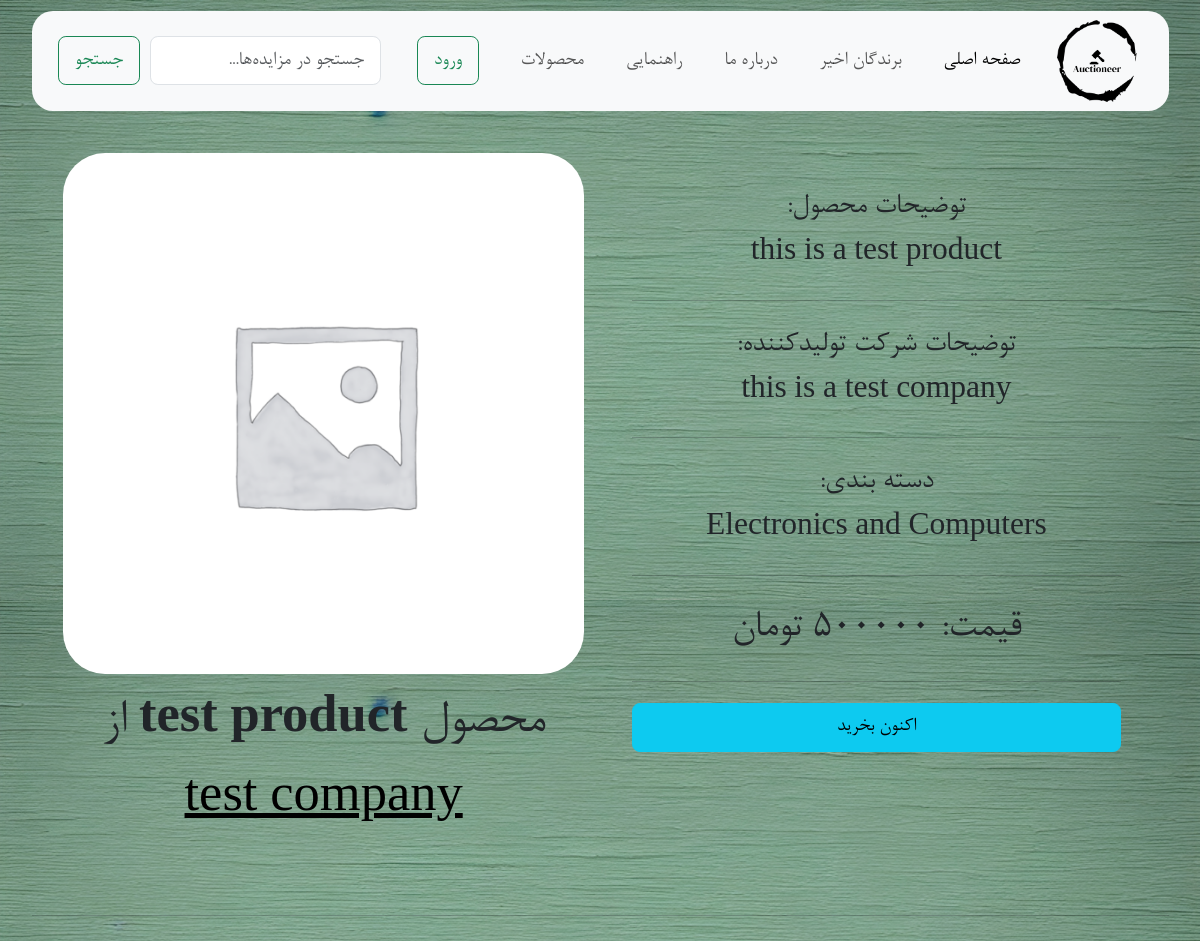
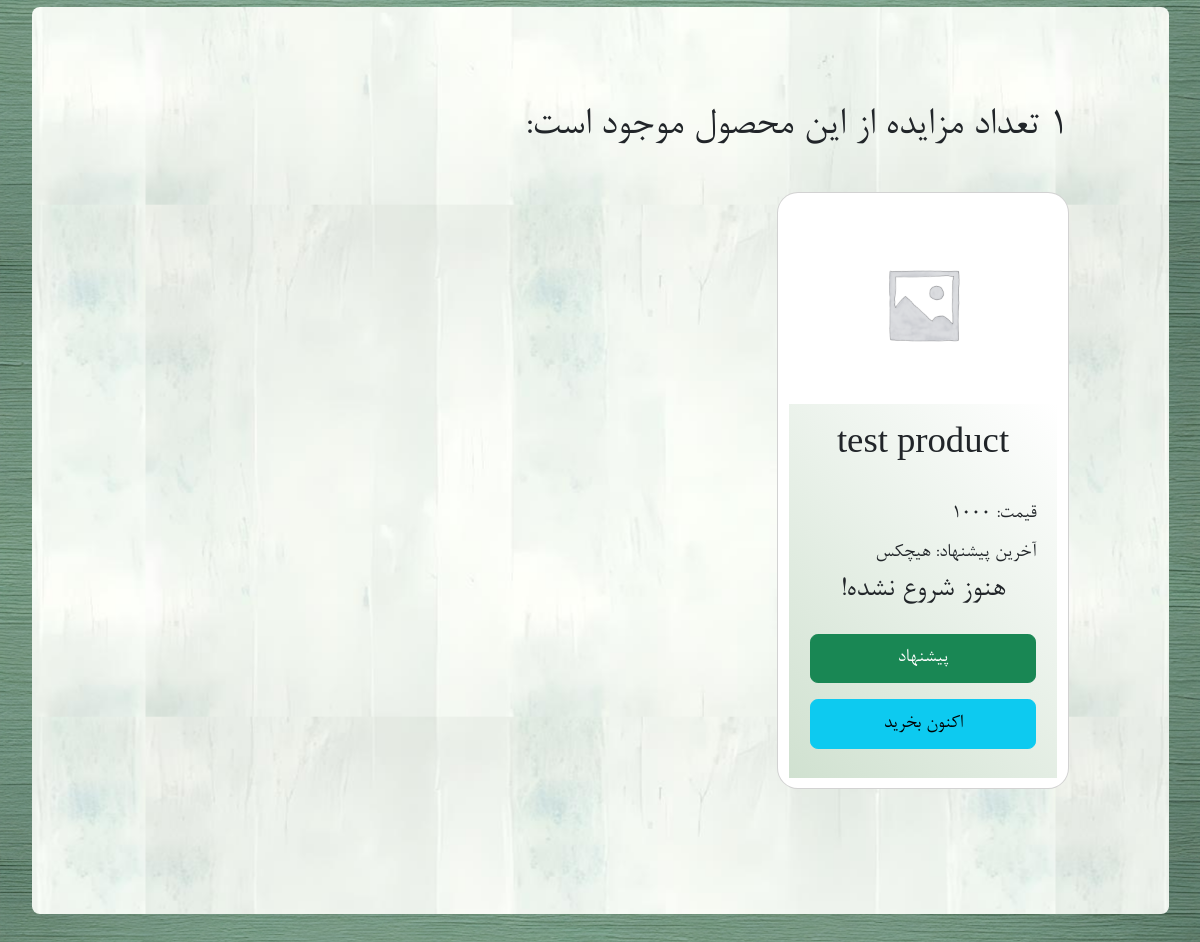
/product/1/, run on an earlier commit of the app's database (2 pictures, top to bottom).
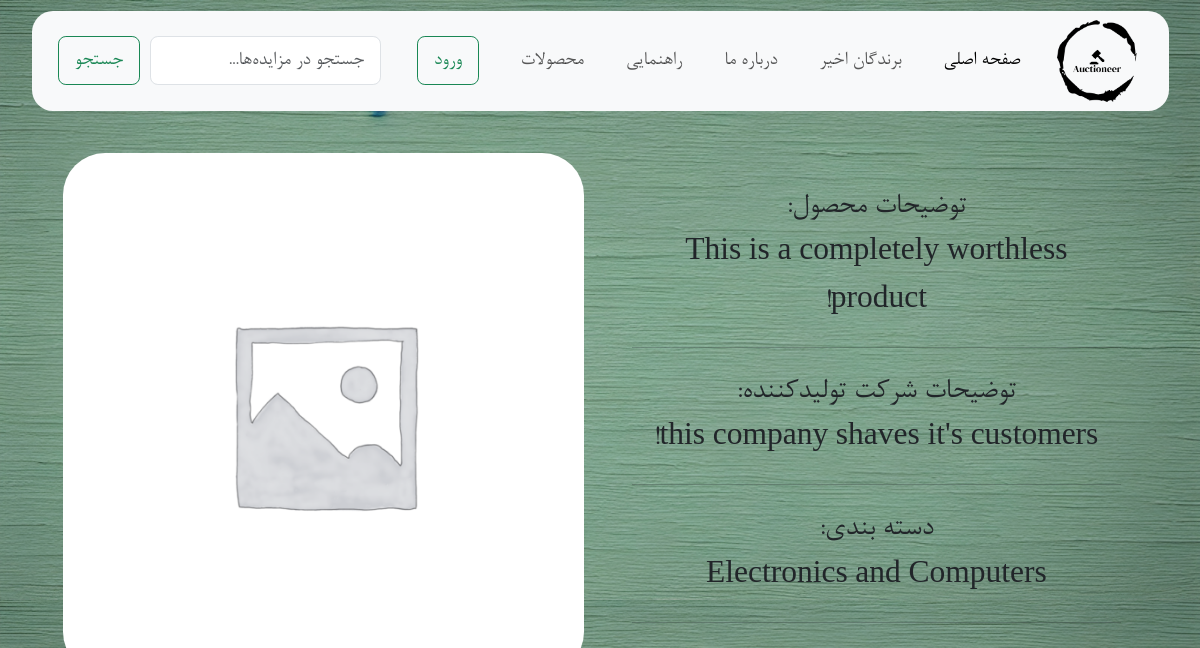
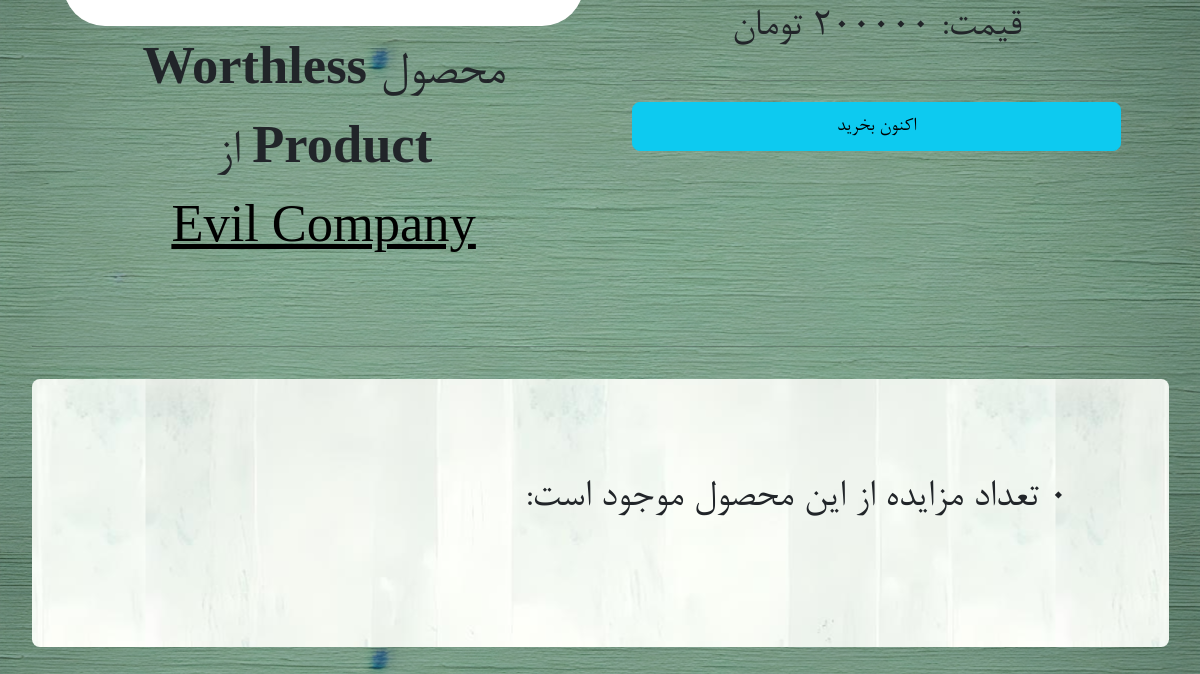
And on a later commit of the database (2 pictures, top to bottom).
### base/models.py (models this page shows)
class Product(models.Model):
    company = models.ForeignKey(Company, on_delete=models.CASCADE)
    name = models.CharField(max_length=255)
    price = models.DecimalField(max_digits=10, decimal_places=0)
    description = models.TextField(null=True, blank=True)
    category = models.CharField(max_length=50, choices=[(ca.value, ca.name) for ca in Category])
    image = models.ImageField(upload_to="uploads/products/", null=True, blank=True)

class Company(models.Model):
    name = models.CharField(max_length=255)
    description = models.TextField()

class Auction(models.Model):
    product = models.ForeignKey(Product, on_delete=models.CASCADE)
    start_time = models.DateTimeField(default=timezone.now)
    end_time = models.DateTimeField(null=True, blank=True)
    current_price = models.DecimalField(max_digits=10, decimal_places=0)
    bid_duration = models.IntegerField()
    last_bid = models.ForeignKey(Bid, on_delete=models.SET_NULL, null=True, blank=True, related_name="auction_last_bid")
    has_paid = models.BooleanField(default=False)
    class Meta:
        ordering = ['-start_time']

### base/views.py (the view)
# urls.py: path('product/<str:pk>/', views.product, name="product"),
def product(request, pk):
    if request.method == "POST":
        if not request.user.is_authenticated:
            return redirect('/login/')
        addToCart(pk, request.user)
    product = Product.objects.get(id=pk)
    auctions = Auction.objects.filter(Q(product__id=pk) &
                                      Q(end_time=None))
    context = {'product': product, 'auctions': auctions}
    return render(request, 'base/product.html', context)

### base/templates/base/product.html (shortened to what this page needs)
{% extends "main.html" %}
{% load static %}
{% block content %}
<div class="container p-4">
    <div class="row">
        <div class="col-12 col-md-6 text-center p-4 fs-2">
            <div class="fs-4">توضیحات محصول: <br/> {{ product.description }}</div>
            <hr/>
            <div class="fs-4">توضیحات شرکت تولیدکننده: <br/> {{ product.company.description }}</div>
            <hr/>
            <div class="fs-4"> دسته بندی: <br/> {{ product.category }}</div>
            <hr/>
            <div id="price">قیمت: {{ product.price }} تومان</div>
            <hr/>
            <div class="d-flex flex-column align-items-stretch gap-2">
                <form method="post">
                    <button type="submit" class="btn btn-info w-100">اکنون بخرید</button>
                </form>
            </div>
        </div>
        <div class="col-12 col-md-6">
            <div class="position-relative">
                <img width="100%" height="100%"
                     src="{% if product.image %} /{{ product.image }} {% else %} {% static 'images/product.png' %} {% endif %}"
                     class="rounded-5"
                     alt="">
            </div>
            <div class="w-100 text-center fs-1 mt-2">
                محصول <strong>{{ product.name }}</strong> از
                <p><a class="text-black" href=" {% url 'company' product.company.id %}">
                    {{product.company.name }}</a></p>
            </div>
        </div>
    </div>
</div>
<hr/>
<div class="container bg-light m-4 mx-auto rounded background_auction">
    <div class="row justify-content-center rounded d-flex flex-column  m-auto">
        <div style="margin-top: 10px; margin-bottom: 10px;"><h2>{{ auctions.count }} تعداد مزایده از این محصول موجود
            است:</h2></span>
            <div style="margin-top: 20px; margin-bottom: 10px;" class="row">
                {% for auction in auctions %}
                {% include "auction-card.html" with auction=auction %}
                {% endfor %}
            </div>
        </div>
    </div>
</div>
{% endblock content %}

### base/templates/auction-card.html (shortened to what this page needs)
{% load static %}
<div class="col-12 col-md-6 col-lg-4 my-3">
  <a class="text-decoration-none text-dark" href="{% url 'auction' auction.id %}">
    <div class="card p-2 mb-4 rounded-4 h-100">
      <div class="img-container m-auto">
        <img
          width="auto"
          height="auto"
          src="{% if auction.product.image %}/{{ auction.product.image }} {% else %} {% static 'images/product.png' %} {% endif %}"
          class="card-img-top"
          alt=""
        />
      </div>
      <div class="card-body auction-card-shade d-flex flex-column align-items-stretch justify-content-between">
        <h3 class="card-title text-center">{{ auction.product.name }}</h3>
        <div class="card-text">
          <div id="{{ auction.id }}-price" class="margin_text">
            قیمت: {{ auction.current_price }}
          </div>
          <div id="{{ auction.id }}-last-bidder" class="=margin_text">
            {% if auction.end_time %}
              برنده:
            {% else %}
              آخرین پیشنهاد:
            {% endif %}
            {% if auction.last_bid %}
            <a href="{% url 'user-profile' auction.last_bid.user.id %}">
              {{ auction.last_bid.user.username }}
            </a>
            {% else %} هیچکس {% endif %}
          </div>
          <h4 id="{{ auction.id }}-time" class="w-100 text-center margin_text">
            {% if not auction.last_bid %}
              هنوز شروع نشده!
            {% elif auction.end_time %}
              فروخته شد!
            {% else %}
              00:00
            {% endif %}
          </h4>
        </div>
        <div class="d-flex flex-column align-items-stretch gap-2 ">
          <form method="post" action="{% url 'create-bid-home' auction.id %}">
            <button
            id="{{ auction.id }}-bid-button"
            class="btn btn-success w-100 "
            type="submit">
              پیشنهاد
            </button>
          </form>
          <form method="post">
                  <button type="submit" class="btn btn-info w-100 double_btn">اکنون بخرید</button>
          </form>
        </div>
      </div>
    </div>
  </a>
</div>

What changed in the data, as far as the page shows it:
no longer on this page (row edited): Auction: product.name "test product", current_price "1000", shows "آخرین پیشنهاد:", shows "هیچکس", shows "هنوز شروع نشده!"
changed Product "Electronics and Computers": description "this is a test product" → "This is a completely worthless product!"; company.description "this is a test company" → "this company shaves it's customers!"; price "500000" → "200000"; name "test product" → "Worthless Product"; company.name "test company" → "Evil Company"
Also different on the page:
{{ auctions.count }}: "1" → "0"
